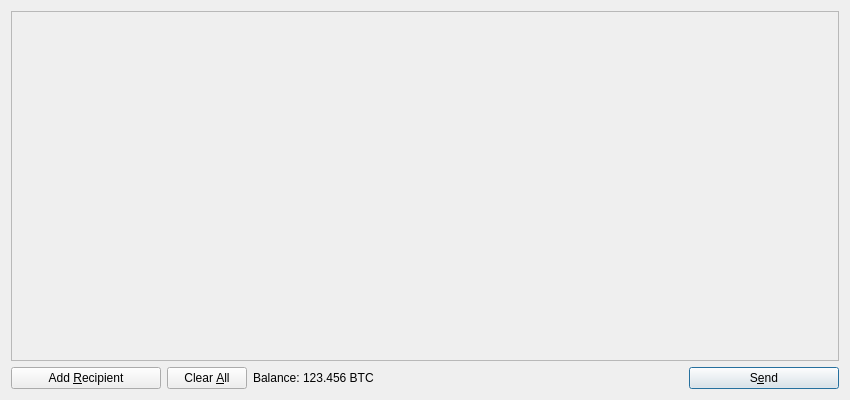
<?xml version="1.0" encoding="UTF-8"?>
<ui version="4.0">
 <class>SendCoinsDialog</class>
 <widget class="QDialog" name="SendCoinsDialog">
  <property name="geometry">
   <rect>
    <x>0</x>
    <y>0</y>
    <width>850</width>
    <height>400</height>
   </rect>
  </property>
  <property name="windowTitle">
   <string>Send Coins</string>
  </property>
  <layout class="QVBoxLayout" name="verticalLayout">
   <item>
    <widget class="QScrollArea" name="scrollArea">
     <property name="widgetResizable">
      <bool>true</bool>
     </property>
     <widget class="QWidget" name="scrollAreaWidgetContents">
      <property name="geometry">
       <rect>
        <x>0</x>
        <y>0</y>
        <width>830</width>
        <height>178</height>
       </rect>
      </property>
      <layout class="QVBoxLayout" name="verticalLayout_2" stretch="0,1">
       <property name="leftMargin">
        <number>0</number>
       </property>
       <property name="topMargin">
        <number>0</number>
       </property>
       <property name="rightMargin">
        <number>0</number>
       </property>
       <property name="bottomMargin">
        <number>0</number>
       </property>
       <item>
        <layout class="QVBoxLayout" name="entries">
         <property name="spacing">
          <number>6</number>
         </property>
        </layout>
       </item>
       <item>
        <spacer name="verticalSpacer">
         <property name="orientation">
          <enum>Qt::Vertical</enum>
         </property>
         <property name="sizeHint" stdset="0">
          <size>
           <width>20</width>
           <height>40</height>
          </size>
         </property>
        </spacer>
       </item>
      </layout>
     </widget>
    </widget>
   </item>
   <item>
    <layout class="QHBoxLayout" name="horizontalLayout">
     <item>
      <widget class="QPushButton" name="addButton">
       <property name="minimumSize">
        <size>
         <width>150</width>
         <height>0</height>
        </size>
       </property>
       <property name="toolTip">
        <string>Send to multiple recipients at once</string>
       </property>
       <property name="text">
        <string>Add &amp;Recipient</string>
       </property>
       <property name="icon">
        <iconset resource="../bitcoin.qrc">
         <normaloff>:/icons/add</normaloff>:/icons/add</iconset>
       </property>
       <property name="autoDefault">
        <bool>false</bool>
       </property>
      </widget>
     </item>
     <item>
      <widget class="QPushButton" name="clearButton">
       <property name="sizePolicy">
        <sizepolicy hsizetype="Minimum" vsizetype="Fixed">
         <horstretch>0</horstretch>
         <verstretch>0</verstretch>
        </sizepolicy>
       </property>
       <property name="toolTip">
        <string>Clear all fields of the form.</string>
       </property>
       <property name="text">
        <string>Clear &amp;All</string>
       </property>
       <property name="icon">
        <iconset resource="../bitcoin.qrc">
         <normaloff>:/icons/remove</normaloff>:/icons/remove</iconset>
       </property>
       <property name="autoRepeatDelay">
        <number>300</number>
       </property>
       <property name="autoDefault">
        <bool>false</bool>
       </property>
      </widget>
     </item>
     <item>
      <layout class="QHBoxLayout" name="horizontalLayout_2">
       <property name="spacing">
        <number>3</number>
       </property>
       <item>
        <widget class="QLabel" name="label">
         <property name="sizePolicy">
          <sizepolicy hsizetype="Preferred" vsizetype="Fixed">
           <horstretch>0</horstretch>
           <verstretch>0</verstretch>
          </sizepolicy>
         </property>
         <property name="text">
          <string>Balance:</string>
         </property>
        </widget>
       </item>
       <item>
        <widget class="QLabel" name="labelBalance">
         <property name="sizePolicy">
          <sizepolicy hsizetype="Preferred" vsizetype="Fixed">
           <horstretch>0</horstretch>
           <verstretch>0</verstretch>
          </sizepolicy>
         </property>
         <property name="cursor">
          <cursorShape>IBeamCursor</cursorShape>
         </property>
         <property name="text">
          <string notr="true">123.456 BTC</string>
         </property>
         <property name="textInteractionFlags">
          <set>Qt::LinksAccessibleByMouse|Qt::TextSelectableByKeyboard|Qt::TextSelectableByMouse</set>
         </property>
        </widget>
       </item>
      </layout>
     </item>
     <item>
      <spacer name="horizontalSpacer">
       <property name="orientation">
        <enum>Qt::Horizontal</enum>
       </property>
       <property name="sizeHint" stdset="0">
        <size>
         <width>40</width>
         <height>20</height>
        </size>
       </property>
      </spacer>
     </item>
     <item>
      <widget class="QPushButton" name="sendButton">
       <property name="minimumSize">
        <size>
         <width>150</width>
         <height>0</height>
        </size>
       </property>
       <property name="toolTip">
        <string>Confirm the send action</string>
       </property>
       <property name="text">
        <string>S&amp;end</string>
       </property>
       <property name="icon">
        <iconset resource="../bitcoin.qrc">
         <normaloff>:/icons/send</normaloff>:/icons/send</iconset>
       </property>
       <property name="default">
        <bool>true</bool>
       </property>
      </widget>
     </item>
    </layout>
   </item>
  </layout>
 </widget>
 <customwidgets>
  <customwidget>
   <class>QValidatedLineEdit</class>
   <extends>QLineEdit</extends>
   <header>qvalidatedlineedit.h</header>
  </customwidget>
 </customwidgets>
 <resources>
  <include location="../bitcoin.qrc"/>
 </resources>
 <connections/>
</ui>
